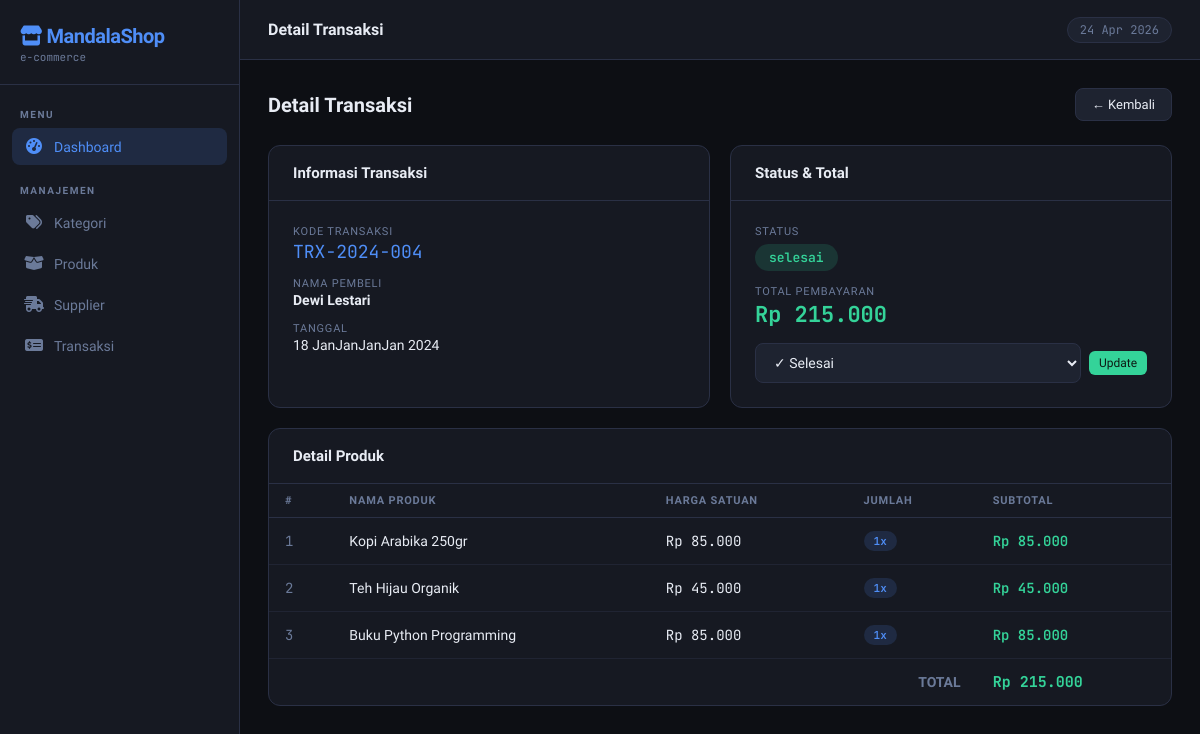
Screenshot of /?page=transaksi&action=detail&id=4 with the database file from the repository.
### tables this page shows
CREATE TABLE IF NOT EXISTS transaksi (
    id INT AUTO_INCREMENT PRIMARY KEY,
    kode_transaksi VARCHAR(50) UNIQUE NOT NULL,
    nama_pembeli VARCHAR(150) NOT NULL,
    total DECIMAL(15,2) NOT NULL DEFAULT 0,
    status ENUM('pending','selesai','dibatalkan') DEFAULT 'pending',
    tanggal DATE NOT NULL,
    created_at TIMESTAMP DEFAULT CURRENT_TIMESTAMP
);

CREATE TABLE IF NOT EXISTS detail_transaksi (
    id INT AUTO_INCREMENT PRIMARY KEY,
    transaksi_id INT NOT NULL,
    produk_id INT NOT NULL,
    jumlah INT NOT NULL DEFAULT 1,
    harga DECIMAL(15,2) NOT NULL,
    subtotal DECIMAL(15,2) NOT NULL,
    FOREIGN KEY (transaksi_id) REFERENCES transaksi(id) ON DELETE CASCADE,
    FOREIGN KEY (produk_id) REFERENCES produk(id) ON DELETE RESTRICT
);

CREATE TABLE IF NOT EXISTS produk (
    id INT AUTO_INCREMENT PRIMARY KEY,
    nama VARCHAR(150) NOT NULL,
    kategori_id INT,
    supplier_id INT,
    harga DECIMAL(15,2) NOT NULL DEFAULT 0,
    stok INT NOT NULL DEFAULT 0,
    deskripsi TEXT,
    created_at TIMESTAMP DEFAULT CURRENT_TIMESTAMP,
    FOREIGN KEY (kategori_id) REFERENCES kategori(id) ON DELETE SET NULL,
    FOREIGN KEY (supplier_id) REFERENCES supplier(id) ON DELETE SET NULL
);

### app/controllers/TransaksiController.php (called while the page is built, shortened)
<?php
require_once 'app/models/TransaksiModel.php';
class TransaksiController extends Controller {
    private $model;
    public function __construct() {
        $this->model = new TransaksiModel();
    }
    public function detail($id) {
        $this->view('transaksi/detail', [
            'title'     => 'Detail Transaksi',
            'transaksi' => $this->model->getById($id),
            'details'   => $this->model->getDetailByTransaksiId($id),
        ]);
    }
}

### app/models/Model.php (called while the page is built, shortened)
<?php
class Model {
    protected $db;
    protected $table;
    public function __construct() {
        $this->db = new mysqli(DB_HOST, DB_USER, DB_PASS, DB_NAME);
        $this->db->set_charset("utf8");
    }
    public function getById($id) {
        $stmt = $this->db->prepare("SELECT * FROM {$this->table} WHERE id = ?");
        $stmt->bind_param('i', $id);
        $stmt->execute();
        return $stmt->get_result()->fetch_assoc();
    }
}

### app/models/TransaksiModel.php (called while the page is built, shortened)
<?php
require_once 'Model.php';
class TransaksiModel extends Model {
    public function getDetailByTransaksiId($transaksi_id) {
        $sql = "SELECT dt.*, p.nama AS nama_produk
                FROM detail_transaksi dt
                JOIN produk p ON dt.produk_id = p.id
                WHERE dt.transaksi_id = {$transaksi_id}";
        $result = $this->db->query($sql);
        return $result ? $result->fetch_all(MYSQLI_ASSOC) : [];
    }
}

### app/views/transaksi/detail.php (the view, shortened to what this page needs)
<div class="page-header">
    <h2>Detail Transaksi</h2>
    <a href="?page=transaksi" class="btn btn-ghost">← Kembali</a>
</div>
<?php if ($transaksi): ?>
<?php $badge = ['pending'=>'amber','selesai'=>'green','dibatalkan'=>'red'][$transaksi['status']] ?? 'blue'; ?>
<div style="display:grid;grid-template-columns:1fr 1fr;gap:20px;margin-bottom:20px">
    <div class="card">
        <div class="card-header"><span class="card-title">Informasi Transaksi</span></div>
        <div class="card-body" style="display:flex;flex-direction:column;gap:14px">
            <div>
                <div class="text-muted" style="font-size:11px;text-transform:uppercase;letter-spacing:.8px">Kode Transaksi</div>
                <div class="text-mono" style="font-size:18px;color:var(--accent);margin-top:2px"><?= htmlspecialchars($transaksi['kode_transaksi']) ?></div>
            </div>
            <div>
                <div class="text-muted" style="font-size:11px;text-transform:uppercase;letter-spacing:.8px">Nama Pembeli</div>
                <div style="font-weight:600;margin-top:2px"><?= htmlspecialchars($transaksi['nama_pembeli']) ?></div>
            </div>
            <div>
                <div class="text-muted" style="font-size:11px;text-transform:uppercase;letter-spacing:.8px">Tanggal</div>
                <div style="margin-top:2px"><?= date('d MMMM Y', strtotime($transaksi['tanggal'])) ?></div>
            </div>
        </div>
    </div>
    <div class="card">
        <div class="card-header"><span class="card-title">Status & Total</span></div>
        <div class="card-body" style="display:flex;flex-direction:column;gap:14px">
            <div>
                <div class="text-muted" style="font-size:11px;text-transform:uppercase;letter-spacing:.8px">Status</div>
                <div style="margin-top:6px"><span class="badge badge-<?= $badge ?>" style="font-size:13px;padding:5px 14px"><?= $transaksi['status'] ?></span></div>
            </div>
            <div>
                <div class="text-muted" style="font-size:11px;text-transform:uppercase;letter-spacing:.8px">Total Pembayaran</div>
                <div class="text-mono" style="font-size:22px;color:var(--accent2);font-weight:700;margin-top:2px">
                    Rp <?= number_format($transaksi['total'], 0, ',', '.') ?>
                </div>
            </div>
            <form method="POST" action="?page=transaksi&action=updateStatus&id=<?= $transaksi['id'] ?>" style="display:flex;gap:8px;align-items:center">
                <select name="status" class="form-control" style="flex:1">
                    <option value="selesai" <?= $transaksi['status']=='selesai' ? 'selected' : '' ?>>✓ Selesai</option>
                </select>
                <button type="submit" class="btn btn-success btn-sm">Update</button>
            </form>
        </div>
    </div>
</div>
<div class="card">
    <div class="card-header"><span class="card-title">Detail Produk</span></div>
    <div class="table-wrap">
        <table>
            <thead>
                <tr>
                    <th>#</th>
                    <th>Nama Produk</th>
                    <th>Harga Satuan</th>
                    <th>Jumlah</th>
                    <th>Subtotal</th>
                </tr>
            </thead>
            <tbody>
                <?php if (empty($details)): ?>
                <tr><td colspan="5"><div class="empty-state">Tidak ada detail produk.</div></td></tr>
                <?php else: ?>
                <?php foreach ($details as $i => $d): ?>
                <tr>
                    <td class="text-muted text-mono"><?= $i + 1 ?></td>
                    <td style="font-weight:500"><?= htmlspecialchars($d['nama_produk']) ?></td>
                    <td class="text-mono">Rp <?= number_format($d['harga'], 0, ',', '.') ?></td>
                    <td><span class="badge badge-blue"><?= $d['jumlah'] ?>x</span></td>
                    <td class="text-mono" style="color:var(--accent2);font-weight:600">Rp <?= number_format($d['subtotal'], 0, ',', '.') ?></td>
                </tr>
                <?php endforeach; ?>
                <tr>
                    <td colspan="4" style="text-align:right;font-weight:700;color:var(--muted)">TOTAL</td>
                    <td class="text-mono" style="color:var(--accent2);font-weight:700;font-size:15px">
                        Rp <?= number_format($transaksi['total'], 0, ',', '.') ?>
                    </td>
                </tr>
                <?php endif; ?>
            </tbody>
        </table>
    </div>
</div>
<?php else: ?>
<div class="card"><div class="card-body"><p>Transaksi tidak ditemukan.</p></div></div>
<?php endif; ?>

### app/views/layouts/main.php (style rules this page uses)
*, *::before, *::after { box-sizing: border-box; margin: 0; padding: 0; }
:root { --bg: #0d0f14; --surface: #161922; --surface2: #1e2330; --border: #2a3045; --accent: #4f8ef7; --accent2: #34d399; --warn: #f59e0b; --danger: #ef4444; --text: #e8ecf4; --muted: #6b7a99; --sidebar-w: 240px; }
body { font-family: 'Sora', sans-serif; background: var(--bg); color: var(--text); display: flex; min-height: 100vh; font-size: 14px; }
.card { background: var(--surface); border: 1px solid var(--border); border-radius: 12px; overflow: hidden; }
.card-header { padding: 18px 24px; border-bottom: 1px solid var(--border); display: flex; align-items: center; justify-content: space-between; }
.card-title { font-size: 15px; font-weight: 600; }
.card-body { padding: 24px; }
.table-wrap { overflow-x: auto; }
table { width: 100%; border-collapse: collapse; }
th { text-align: left; padding: 10px 16px; font-size: 11px; font-weight: 600; color: var(--muted); letter-spacing: .8px; text-transform: uppercase; border-bottom: 1px solid var(--border); }
td { padding: 13px 16px; border-bottom: 1px solid rgba(42,48,69,.5); vertical-align: middle; }
tr:last-child td { border-bottom: none; }
.btn { display: inline-flex; align-items: center; gap: 6px; padding: 8px 16px; border-radius: 8px; border: none; cursor: pointer; font-family: 'Sora', sans-serif; font-size: 13px; font-weight: 500; text-decoration: none; transition: all .15s; }
.btn-success { background: var(--accent2); color: #0d1a14; }
.btn-ghost { background: var(--surface2); color: var(--text); border: 1px solid var(--border); }
.btn-sm { padding: 5px 10px; font-size: 12px; border-radius: 6px; }
.form-control { width: 100%; padding: 10px 14px; background: var(--surface2); border: 1px solid var(--border); border-radius: 8px; color: var(--text); font-family: 'Sora', sans-serif; font-size: 14px; transition: border-color .15s; }
select.form-control { cursor: pointer; }
select.form-control option { background: var(--surface2); }
.badge { display: inline-block; padding: 3px 10px; border-radius: 20px; font-size: 11px; font-weight: 600; font-family: 'JetBrains Mono', monospace; }
.badge-green { background: rgba(52,211,153,.15); color: var(--accent2); }
.badge-blue { background: rgba(79,142,247,.15); color: var(--accent); }
.page-header { display: flex; align-items: center; justify-content: space-between; margin-bottom: 24px; }
.page-header h2 { font-size: 20px; font-weight: 700; }
.text-muted { color: var(--muted); }
.text-mono { font-family: 'JetBrains Mono', monospace; }

### rows the page displays
transaksi: kode_transaksi "TRX-2024-004", nama_pembeli "Dewi Lestari", tanggal "18 JanJanJanJan 2024", status "selesai", total "215.000", status "✓ Selesai"
detail_transaksi: produk.nama "Kopi Arabika 250gr", harga "85.000", jumlah "1", subtotal "85.000"
detail_transaksi: produk.nama "Teh Hijau Organik", harga "45.000", jumlah "1", subtotal "45.000"
detail_transaksi: produk.nama "Buku Python Programming", harga "85.000", jumlah "1", subtotal "85.000"

### other values shown
$title "Detail Transaksi"
